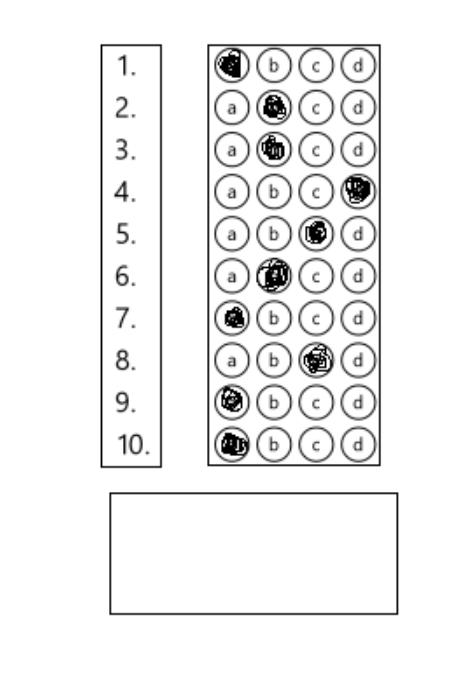
#> input picture 13.jpg, 462 x 679 px, found by its file name
$ python main.py
#> lines starting #> are read from the running program, lines starting #| are printed output that depends on the picture; after the words box and inside, x2 and y2 are one past the last pixel; in counts of white or black regions, pixels touching at a corner belong together
### utlis.py
import cv2
import numpy as np


def StackImages(imgArray,scale, lables=[]):
    rows = len(imgArray)
    cols = len(imgArray[0])
    rowsAvailable = isinstance(imgArray[0], list)
    width = imgArray[0][0].shape[1]
    height = imgArray[0][0].shape[0]

    if rowsAvailable:
        for x in range ( 0, rows):
            for y in range(0, cols):
                imgArray[x][y] = cv2.resize(imgArray[x][y], (0, 0), None, scale, scale)
                if len(imgArray[x][y].shape) == 2: imgArray[x][y]= cv2.cvtColor( imgArray[x][y], cv2.COLOR_GRAY2BGR)


        imgBlank = np.zeros((height, width, 3), np.uint8)
        hor = [imgBlank]*rows
        hor_con = [imgBlank]*rows
        for x in range(0, rows):
            hor[x] = np.hstack(imgArray[x])
            hor_con[x] = np.concatenate(imgArray[x])

        ver = np.vstack(hor)
        ver_con = np.concatenate(hor)

    else:
        for x in range(0, rows):
            imgArray[x] = cv2.resize(imgArray[x], (0, 0), None, scale, scale)
            if len(imgArray[x].shape) == 2: imgArray[x] = cv2.cvtColor(imgArray[x], cv2.COLOR_GRAY2BGR)
        hor= np.hstack(imgArray)
        hor_con= np.concatenate(imgArray)
        ver = hor

    if len(lables) != 0:
        eachImgWidth= int(ver.shape[1] / cols)
        eachImgHeight = int(ver.shape[0] / rows)
        print(eachImgHeight)
        for d in range(0, rows):
            for c in range (0,cols):
                cv2.rectangle(ver, (c*eachImgWidth, eachImgHeight*d), (c*eachImgWidth + len(lables[d][c])*13+27, 30+eachImgHeight*d), (255,255,255), cv2.FILLED)
                cv2.putText(ver, lables[d][c], (eachImgWidth*c+10, eachImgHeight*d+20), cv2.FONT_HERSHEY_COMPLEX, 0.7, (255,0,255), 2)


    return ver


def rectContour(contours):
    rectCon = []
    for i in contours:
        area = cv2.contourArea(i)
        # print(area)
        if area > 50:
            peri = cv2.arcLength(i, True)
            approx = cv2.approxPolyDP(i, 0.02*peri, True)
            if len(approx) == 4:
                rectCon.append(i)
    rectCon = sorted(rectCon, key=cv2.contourArea, reverse=True)
    return rectCon


def getCornerPoints(cont):
    peri = cv2.arcLength(cont, True)
    approx = cv2.approxPolyDP(cont, 0.02 * peri, True)
    return approx


def reorder(myPoints):
    myPoints = myPoints.reshape((4, 2))
    myPointsNew = np.zeros((4, 1, 2), np.int32)
    add = myPoints.sum(1)
    # print("add", add)
    myPointsNew[0] = myPoints[np.argmin(add)] #[0,0]
    myPointsNew[3] = myPoints[np.argmax(add)] #[h,w]
    diff = np.diff(myPoints, axis=1)
    myPointsNew[1] = myPoints[np.argmin(diff)] #[w,0]
    myPointsNew[2] = myPoints[np.argmax(diff)] #[h,0]
    return myPointsNew


def splitBoxes(img,questions,choices):
    vsplit_num = questions
    hsplit_num = choices

    boxes = []
    rows = np.vsplit(img,vsplit_num)
    for r in rows:
        cols = np.hsplit(r,hsplit_num)
        for box in cols:
            boxes.append(box)
            # cv2.imshow("Split",box)
        # cv2.imshow("Split",r)

    return boxes


def showAnswers(img, myIndex, grading , ans, questions, choices):
    secH = int(img.shape[1] / questions)
    secW = int(img.shape[0]/choices)

    cords = []
    cords.append([secW,secH])

    for x in range(0,questions):
        myAns = myIndex[x]
        cX = (myAns*secW) + secW//2
        cY = (x*secH) + secH//2

        cords.append([cX,cY])

        # COLOR BASED ON RIGHT OR WRONG MARKING
        if grading[x]==1:
            myColor = (0,255,0)
        else:
            myColor = (0,0,255)
            correctAns = ans[x]

            cv2.circle(img,((correctAns*secW)+secW//2,(x*secH)+secH//2),20,(0,100,0),cv2.FILLED)

        cv2.circle(img,(cX,cY),20,myColor,cv2.FILLED)

    return cords,img

### main.py
import cv2
import numpy as np
import utlis


# print("OpenCV version:", cv2.__version__)


##########################################

path = "photos/13.jpg"
widthImg = 500
heightImg = 500

# [9 lines of commented-out code are left out]


questions = 10
choices = 4
ans = [0,2,1,3,1,2,1,3,3,2]
# ans = [0,2,3,1,0,2,3,1,0,2,3,1,0,2,3,1,0,2,3,1,3]

# ans = [1,2,0,1,4,1,2,0,1,4,1,2,0,1,4,1,2,0,1,4,1,2,0,1,4]
webcamFeed = True
cameraNo = 0
###########################################


# WITHOUT CAMERA
img = cv2.imread(path)
#> img is the input picture: shape (679, 462, 3); min 0, max 255, mean 240.1


# PREPROCESSING
img = cv2.resize(img, (widthImg, heightImg))
#> img: shape (500, 500, 3)
imgContour = img.copy()
imgbigContour = img.copy()
imgFinal = img.copy()
checkImg = img.copy()
imgGray = cv2.cvtColor(img, cv2.COLOR_BGR2GRAY)
imgBlur = cv2.GaussianBlur(imgGray, (5, 5), 1)
imgCanny = cv2.Canny(imgBlur, 10, 50)
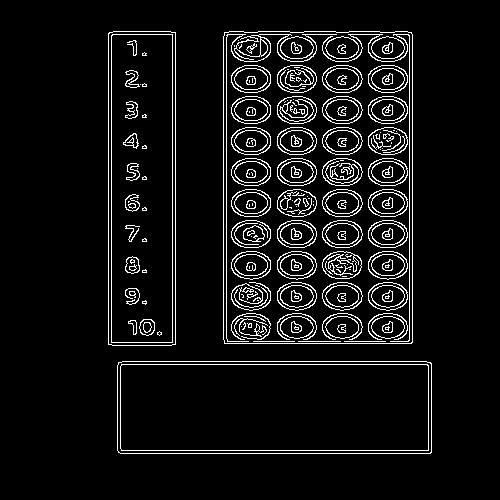
#> imgCanny: shape (500, 500); 6.9% white in thin lines or dots, all inside (x1, y1, x2, y2) = (108, 31, 432, 454)

#FINDING ALL CONTOURS
contours, hierarchy = cv2.findContours(imgCanny, cv2.RETR_EXTERNAL, cv2.CHAIN_APPROX_NONE)
#> contours = 3 contours; box (x1, y1, x2, y2) and area: (223, 31, 413, 344) 58893, (117, 361, 432, 454) 28872, (108, 31, 176, 346) 21022
cv2.drawContours(imgContour, contours, -1, (0, 255, 0), 10)
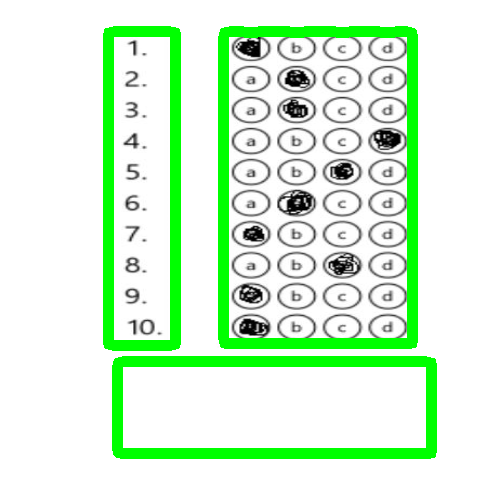
#> imgContour: shape (500, 500, 3); mean B, G, R 215.8, 244.5, 215.8
#FINDING RECTANGLE
rectCon = utlis.rectContour(contours)
#> the loop in rectContour, `for i in contours:` made 3 passes
#> (area, peri, approx) on passes 1 to 3: (28871.5, 807.9, [[117, 365], [120, 453], [431, 452], [430, 362]]), (58893, 1001.8, [[224, 32], [224, 343], [411, 343], [411, 32]]), (21021.5, 759.1, [[113, 31], [108, 344], [171, 345], [175, 32]])
#> after the loop in rectContour, `for i in contours:`: rectCon has the same summary as contours outside rectContour
#> rectCon has the same summary as contours
if len(rectCon) < 2:
    print("Not enough contours found!")
    print(len(rectCon))

biggestContour = utlis.getCornerPoints(rectCon[0])
#> in getCornerPoints, `peri = cv2.arcLength(cont, True)`: peri = 1001.8
#> in getCornerPoints, `approx = cv2.approxPolyDP(cont, 0.02 * peri, True)`: approx = [[224, 32], [224, 343], [411, 343], [411, 32]]
#> biggestContour = [[224, 32], [224, 343], [411, 343], [411, 32]]
gradePoints = utlis.getCornerPoints(rectCon[1])
#> gradePoints = [[117, 365], [120, 453], [431, 452], [430, 362]]
# print(gradePoints)
if biggestContour.size != 0 and gradePoints.size != 0:
    cv2.drawContours(imgbigContour, biggestContour, -1, (0, 255, 0), 20)
    cv2.drawContours(imgbigContour, gradePoints, -1, (0, 0, 255), 20)

    biggestContour = utlis.reorder(biggestContour)
#> in reorder, `myPoints = myPoints.reshape((4, 2))`: myPoints = [[224, 32], [224, 343], [411, 343], [411, 32]]
#> in reorder, `add = myPoints.sum(1)`: add = [256, 567, 754, 443]
#> in reorder, `diff = np.diff(myPoints, axis=1)`: diff = [-192, 119, -68, -379]
#> biggestContour = [[224, 32], [411, 32], [224, 343], [411, 343]]
    gradePoints = utlis.reorder(gradePoints)
#> gradePoints = [[117, 365], [430, 362], [120, 453], [431, 452]]
    # # print(biggestContour)
    # # print(gradePoints)


    # cv2.polylines(imgbigContour, [biggestContour], True, (0, 255, 0), 20)
    # cv2.polylines(imgbigContour, [gradePoints], True, (255, 0, 0), 20)

    #OMR BOX
    pts1 = np.float32(biggestContour)
#> pts1 = [[224, 32], [411, 32], [224, 343], [411, 343]]
    pts2 = np.float32([[0, 0], [widthImg, 0], [0, heightImg], [widthImg, heightImg]])
    matrix = cv2.getPerspectiveTransform(pts1, pts2)
#> matrix = [[2.67, 2.04e-16, -598.9], [-1.73e-17, 1.61, -51.45], [-1.14e-19, 3.66e-19, 1]]
    imgWarpColored = cv2.warpPerspective(img, matrix, (widthImg, heightImg))


    #GRADING BOX
    ptG1 = np.float32(gradePoints)
#> ptG1 = [[117, 365], [430, 362], [120, 453], [431, 452]]
    ptG2 = np.float32([[0, 0], [325, 0], [0,150], [325,150]])
    matrixGrade = cv2.getPerspectiveTransform(ptG1, ptG2)
#> matrixGrade = [[1.04, -0.0355, -108.9], [0.0159, 1.66, -608.1], [7.03e-05, -7.44e-05, 1]]
    imgGradeDisplay = cv2.warpPerspective(img, matrixGrade, (325, 150))
    # cv2.imshow("Grade", imgGradeDisplay)


    #APPLY THRESHOLD (change this 170 value to change threshold)
    imgWarpGray = cv2.cvtColor(imgWarpColored,cv2.COLOR_BGR2GRAY)
    imgThresh = cv2.threshold(imgWarpGray,170,255,cv2.THRESH_BINARY_INV)[1]
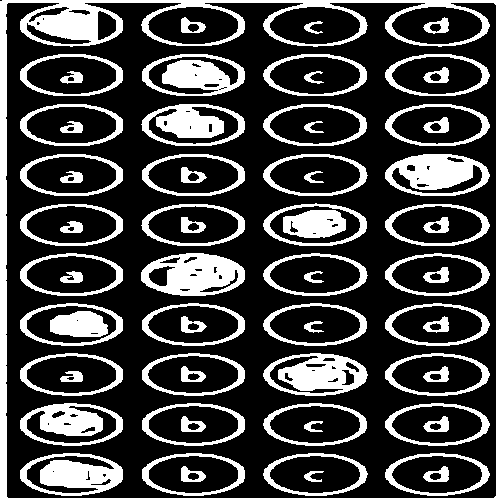
#> imgThresh: shape (500, 500); 26.2% white; 69 white regions, largest, box (x1, y1, x2, y2) and area: (0, 0, 500, 500) 13224, (141, 253, 245, 296) 2953, (385, 154, 490, 196) 2722
    boxes = utlis.splitBoxes(imgThresh,questions,choices)
#> in splitBoxes, `rows = np.vsplit(img,vsplit_num)`: rows = 10 items
#> the loop in splitBoxes, `for r in rows:` made 10 passes
#> after the loop in splitBoxes, `for r in rows:`: boxes = 40 items
#> boxes = 40 items
    # cv2.imshow("Test", boxes[2])
    # print(cv2.countNonZero(boxes[1]), cv2.countNonZero(boxes[2]))


    #Getting NonZero pixel value of each box
    myPixelVal = np.zeros((questions,choices))
    countC = 0
    countR = 0

    for image in boxes:
        # cv2.imshow("new_split",image)
        totalPixels = cv2.countNonZero(image)
        myPixelVal[countR][countC] = totalPixels
        countC+=1
        if(countC == choices): countR+=1;countC = 0
#> this loop made 40 passes
#> totalPixels on passes 1 to 8: 3227, 1504, 1403, 1717, 1410, 2414, 996, 1328
#> after the loop, countC = 0; countR = 10; myPixelVal = [[3227, 1504, 1403, 1717], [1410, 2414, 996, 1328], [1430, 2347, 1003, 1337], [1431, 1129, 1011, 2922], [1431, 1140, 2290, 1338], [1441, 2953, 1020, 1344], [2457, 1128, 1015, 1333], [1425, 1118, 2670, 1336], [2620, 1133, 1008, 1343], [3139, 1374, 1263, 1586]]


    # print(myPixelVal)


    # FINDING MARKED INDEX VALUES
    myIndex = []
    for x in range(0,questions):
        arr = myPixelVal[x]
        # print("arr: ",arr)
        myIndexVal= np.where(arr == np.amax(arr))
        # print("yes",np.argmax(arr))
        # print(myIndexVal)
        # myIndex.append(int(np.argmax(arr)))
        myIndex.append(myIndexVal[0][0])
#> this loop made 10 passes
#> (arr, myIndexVal) on passes 1 to 8: ([3227, 1504, 1403, 1717], ([0],)), ([1410, 2414, 996, 1328], ([1],)), ([1430, 2347, 1003, 1337], ([1],)), ([1431, 1129, 1011, 2922], ([3],)), ([1431, 1140, 2290, 1338], ([2],)), ([1441, 2953, 1020, 1344], ([1],)), ([2457, 1128, 1015, 1333], ([0],)), ([1425, 1118, 2670, 1336], ([2],))
#> after the loop, myIndex = [0, 1, 1, 3, 2, 1, 0, 2, 0, 0]

    print(myIndex)
#| [0, 1, 1, 3, 2, 1, 0, 2, 0, 0]


    # GRADING
    grading=[]
    for x in range(0,questions):
        if ans[x]==myIndex[x]:
            grading.append(1)
        else:
            grading.append(0)
#> after the loop, grading = [1, 0, 1, 1, 0, 0, 0, 0, 0, 0]
    # print(grading)
    score = (sum(grading) / questions)*100
#> score = 30
    print("Final Score: ", score)
#| Final Score:  30.0


    #DISPLAYING ANSWERS (from utlis)
    imgResult = imgWarpColored.copy()
    cords,imgResult = utlis.showAnswers(imgResult, myIndex, grading , ans, questions, choices)
#> the loop in showAnswers, `for x in range(0,questions):` made 10 passes
#> (myAns, cX) on passes 1 to 8: (0, 62), (1, 187), (1, 187), (3, 437), (2, 312), (1, 187), (0, 62), (2, 312)
#> after the loop in showAnswers, `for x in range(0,questions):`:
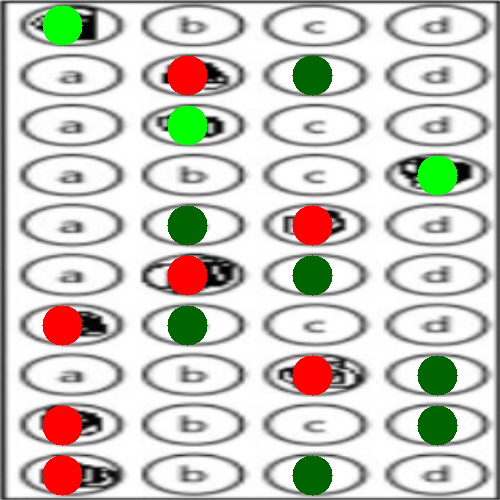
#> img: shape (500, 500, 3); mean B, G, R 194.3, 201.7, 203.3
#> after the loop in showAnswers, `for x in range(0,questions):`: cords = [[125, 50], [62, 25], [187, 75], [187, 125], [437, 175], [312, 225], [187, 275], [62, 325], [312, 375], [62, 425], [62, 475]]
    checkImg = imgResult.copy()
    imgRawDrawing = np.zeros_like(imgWarpColored)
    _,imgRawDrawing = utlis.showAnswers(imgRawDrawing, myIndex, grading , ans, questions, choices)
#> call 2 of showAnswers, with questions = 10, choices = 4
#> the loop in showAnswers (call 2), `for x in range(0,questions):` made 10 passes
#> after the loop in showAnswers (call 2), `for x in range(0,questions):`:
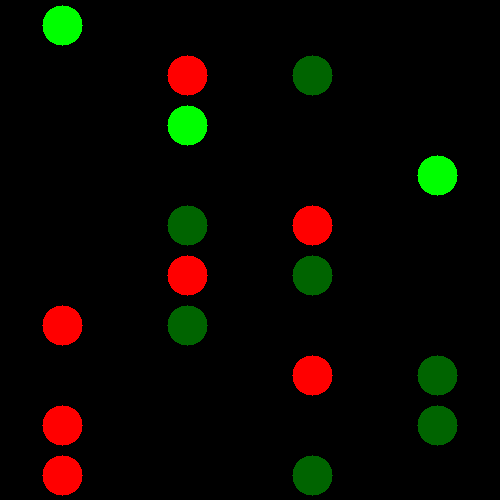
#> img: shape (500, 500, 3); mean B, G, R 0, 7.4, 9
    invMatrix = cv2.getPerspectiveTransform(pts2, pts1)
#> invMatrix = [[0.374, 0, 224], [0, 0.622, 32], [0, 0, 1]]
    imgInvWarp = cv2.warpPerspective(imgRawDrawing , invMatrix, (widthImg, heightImg))

    imgRawGrade = np.zeros_like(imgGradeDisplay)
    cv2.putText(imgRawGrade, str(int(score))+ "%" , (60,100), cv2.FONT_HERSHEY_COMPLEX,3,(150,150,150),3)
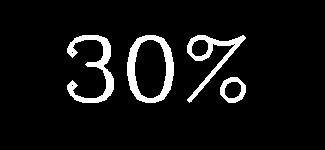
#> imgRawGrade: shape (150, 325, 3); values 0 (black) and 150 (white), 7% white; 4 white regions, box (x1, y1, x2, y2) and area: (127, 35, 174, 103) 1166, (67, 35, 114, 103) 1057, (187, 35, 246, 103) 855, (220, 77, 246, 103) 312
    cv2.imshow("Grade", imgRawGrade)
    invMatrixGrade = cv2.getPerspectiveTransform(ptG2, ptG1)
#> invMatrixGrade = [[0.934, 0.0252, 117], [-0.0339, 0.606, 365], [-6.82e-05, 4.33e-05, 1]]
    imgInvGradeDisplay = cv2.warpPerspective(imgRawGrade, invMatrixGrade, (widthImg, heightImg))


    imgFinal = cv2.addWeighted(imgFinal,1,imgInvWarp,1,0)
    imgFinal = cv2.addWeighted(imgFinal,1,imgInvGradeDisplay,1,0)


# SHOW IMAGES
imgBlank = np.zeros_like(img)
imgArray = ([img, imgGray, imgBlur, imgCanny],
            [imgContour, imgbigContour, imgWarpColored, imgThresh],
            [imgResult,imgRawDrawing, imgInvWarp, imgFinal])


lables = [["Original", "Gray", "Blur","Canny"],
        ["Contours","Biggest Cont", "Warp", "Threshold"],
        ["Result", "Raw Drawing", "Inverse Warp", "Final"]]
imgStack = utlis.StackImages(imgArray,0.5, lables)
#> in StackImages, `rows = len(imgArray)`: rows = 3
#> in StackImages, `cols = len(imgArray[0])`: cols = 4
#> in StackImages, `rowsAvailable = isinstance(imgArray[0], list)`: rowsAvailable = True
#> in StackImages, `hor = [imgBlank]*rows`: hor = 3 items
#> in StackImages, `eachImgWidth= int(ver.shape[1] / cols)`: eachImgWidth = 250
#| 250
#> after the loop in StackImages, `for d in range(0, rows):`:
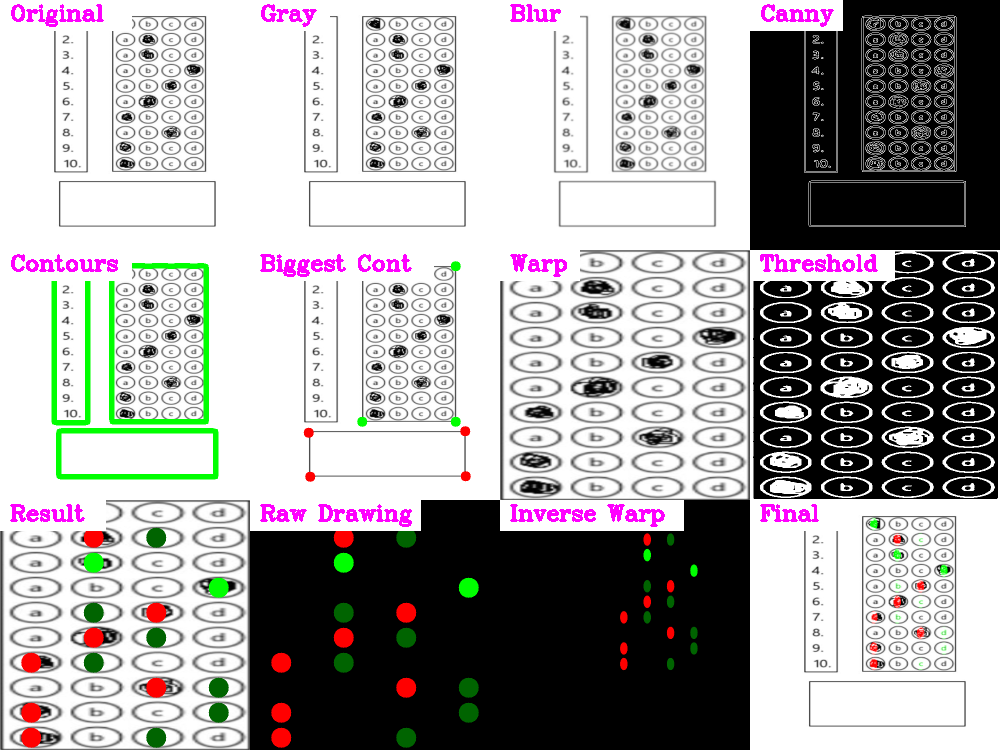
#> ver: shape (750, 1000, 3); mean of channels 0, 1, 2 165.1, 165.1, 166.9; drawn as B, G, R


cv2.imshow("Final Result", imgFinal)
cv2.imshow("Stacked Images", imgStack)


# After calculating myIndex, grading, and score
output_file = "resultasd.txt"

# Create or overwrite the text file
with open(output_file, 'w') as f:
    f.write("My Index:\n")
    f.write(', '.join(map(str, myIndex)) + '\n\n')

    f.write("PixelVal shape:\n")
    f.write(', '.join(map(str, myPixelVal.shape)) + '\n\n')

    f.write("Grading:\n")
    f.write(', '.join(map(str, grading)) + '\n\n')

    f.write("ImageResultShape:\n")
    f.write(', '.join(map(str, imgResult.shape)) + '\n\n')

    f.write("Cords:\n")
    f.write(', '.join(map(str, cords)) + '\n\n')

    f.write(f"Final Score: {score:.2f}%\n")

print(f"Results saved to {output_file}")


cv2.waitKey(0)
